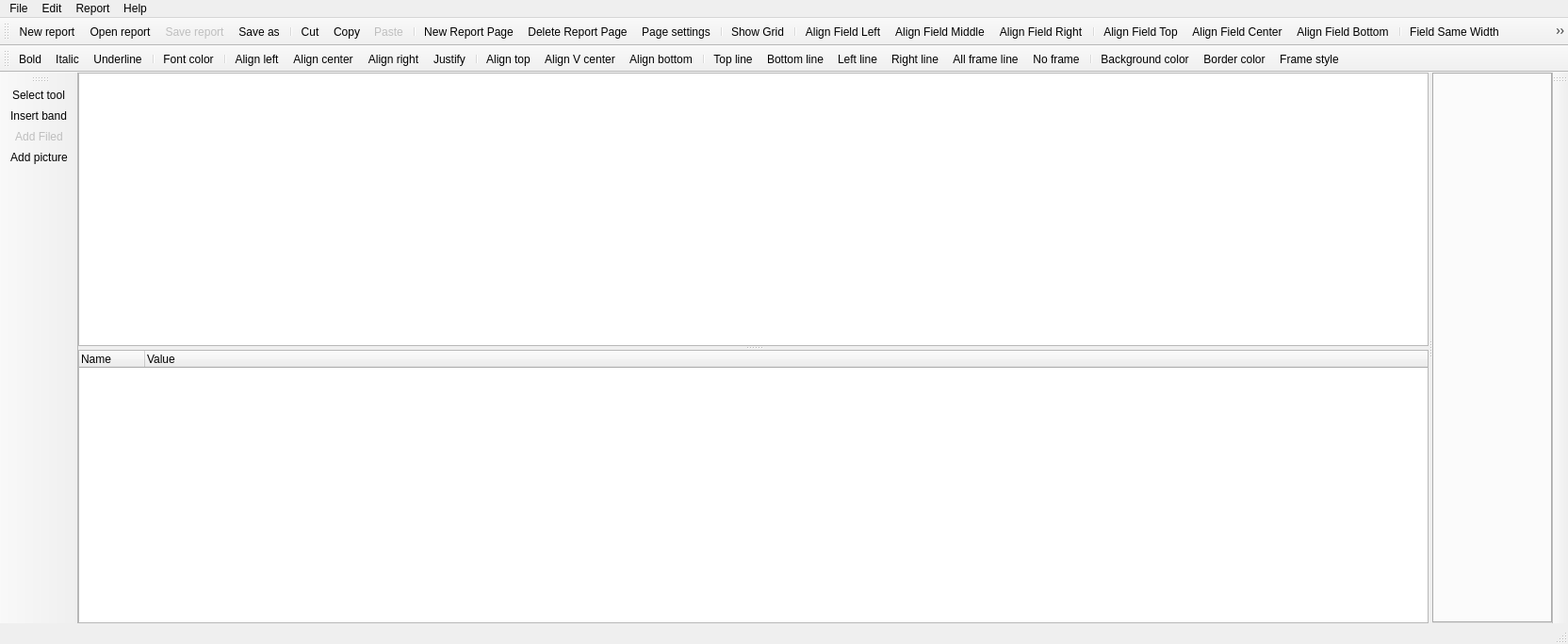
<?xml version="1.0" encoding="UTF-8"?>
<ui version="4.0">
 <class>MainWindow</class>
 <widget class="QMainWindow" name="MainWindow">
  <property name="geometry">
   <rect>
    <x>0</x>
    <y>0</y>
    <width>1664</width>
    <height>683</height>
   </rect>
  </property>
  <property name="windowTitle">
   <string>RPT Design</string>
  </property>
  <widget class="QWidget" name="centralWidget">
   <layout class="QVBoxLayout" name="verticalLayout_2">
    <property name="spacing">
     <number>0</number>
    </property>
    <property name="margin">
     <number>0</number>
    </property>
    <item>
     <widget class="QSplitter" name="splitter">
      <property name="orientation">
       <enum>Qt::Horizontal</enum>
      </property>
      <widget class="QWidget" name="widget_2" native="true">
       <property name="sizePolicy">
        <sizepolicy hsizetype="Preferred" vsizetype="Minimum">
         <horstretch>0</horstretch>
         <verstretch>0</verstretch>
        </sizepolicy>
       </property>
       <property name="baseSize">
        <size>
         <width>0</width>
         <height>0</height>
        </size>
       </property>
       <layout class="QVBoxLayout" name="verticalLayout">
        <property name="spacing">
         <number>0</number>
        </property>
        <property name="margin">
         <number>0</number>
        </property>
        <item>
         <widget class="QSplitter" name="splitter_2">
          <property name="sizePolicy">
           <sizepolicy hsizetype="Preferred" vsizetype="Expanding">
            <horstretch>0</horstretch>
            <verstretch>0</verstretch>
           </sizepolicy>
          </property>
          <property name="baseSize">
           <size>
            <width>0</width>
            <height>0</height>
           </size>
          </property>
          <property name="orientation">
           <enum>Qt::Vertical</enum>
          </property>
          <widget class="QTreeWidget" name="treeWidget">
           <property name="sizePolicy">
            <sizepolicy hsizetype="Preferred" vsizetype="Preferred">
             <horstretch>0</horstretch>
             <verstretch>0</verstretch>
            </sizepolicy>
           </property>
           <property name="baseSize">
            <size>
             <width>0</width>
             <height>0</height>
            </size>
           </property>
           <attribute name="headerVisible">
            <bool>false</bool>
           </attribute>
           <attribute name="headerDefaultSectionSize">
            <number>50</number>
           </attribute>
           <column>
            <property name="text">
             <string notr="true">1</string>
            </property>
           </column>
          </widget>
          <widget class="QTreeWidget" name="treeParams">
           <property name="sizePolicy">
            <sizepolicy hsizetype="Preferred" vsizetype="Preferred">
             <horstretch>0</horstretch>
             <verstretch>0</verstretch>
            </sizepolicy>
           </property>
           <property name="baseSize">
            <size>
             <width>0</width>
             <height>0</height>
            </size>
           </property>
           <property name="editTriggers">
            <set>QAbstractItemView::DoubleClicked|QAbstractItemView::EditKeyPressed</set>
           </property>
           <property name="alternatingRowColors">
            <bool>true</bool>
           </property>
           <property name="selectionMode">
            <enum>QAbstractItemView::SingleSelection</enum>
           </property>
           <property name="indentation">
            <number>15</number>
           </property>
           <property name="expandsOnDoubleClick">
            <bool>false</bool>
           </property>
           <attribute name="headerDefaultSectionSize">
            <number>70</number>
           </attribute>
           <column>
            <property name="text">
             <string>Name</string>
            </property>
           </column>
           <column>
            <property name="text">
             <string>Value</string>
            </property>
           </column>
          </widget>
         </widget>
        </item>
       </layout>
      </widget>
      <widget class="QTabWidget" name="tabWidget"/>
     </widget>
    </item>
   </layout>
  </widget>
  <widget class="QMenuBar" name="menuBar">
   <property name="geometry">
    <rect>
     <x>0</x>
     <y>0</y>
     <width>1664</width>
     <height>21</height>
    </rect>
   </property>
   <widget class="QMenu" name="menuFile">
    <property name="title">
     <string>File</string>
    </property>
    <addaction name="actionNewReport"/>
    <addaction name="actionOpenReport"/>
    <addaction name="actSaveReport"/>
    <addaction name="actSaveAs"/>
    <addaction name="separator"/>
    <addaction name="actNewReportPage"/>
    <addaction name="actDeleteReportPage"/>
    <addaction name="separator"/>
    <addaction name="actionExit"/>
   </widget>
   <widget class="QMenu" name="menuReport">
    <property name="title">
     <string>Report</string>
    </property>
    <addaction name="actPageSettings"/>
   </widget>
   <widget class="QMenu" name="menuEdit">
    <property name="title">
     <string>Edit</string>
    </property>
    <addaction name="actCut"/>
    <addaction name="actCopy"/>
    <addaction name="actPaste"/>
   </widget>
   <widget class="QMenu" name="menuHelp">
    <property name="title">
     <string>Help</string>
    </property>
    <addaction name="actLanguage"/>
    <addaction name="actAbout"/>
   </widget>
   <addaction name="menuFile"/>
   <addaction name="menuEdit"/>
   <addaction name="menuReport"/>
   <addaction name="menuHelp"/>
  </widget>
  <widget class="QToolBar" name="mainToolBar">
   <attribute name="toolBarArea">
    <enum>TopToolBarArea</enum>
   </attribute>
   <attribute name="toolBarBreak">
    <bool>false</bool>
   </attribute>
   <addaction name="actionNewReport"/>
   <addaction name="actionOpenReport"/>
   <addaction name="actSaveReport"/>
   <addaction name="actSaveAs"/>
   <addaction name="separator"/>
   <addaction name="actCut"/>
   <addaction name="actCopy"/>
   <addaction name="actPaste"/>
   <addaction name="separator"/>
   <addaction name="actNewReportPage"/>
   <addaction name="actDeleteReportPage"/>
   <addaction name="actPageSettings"/>
   <addaction name="separator"/>
   <addaction name="actShowGrid"/>
   <addaction name="separator"/>
   <addaction name="actFieldLeft"/>
   <addaction name="actFieldMiddle"/>
   <addaction name="actFieldRight"/>
   <addaction name="separator"/>
   <addaction name="actFieldTop"/>
   <addaction name="actFieldCenter"/>
   <addaction name="actFieldBottom"/>
   <addaction name="separator"/>
   <addaction name="actFieldSameWidth"/>
   <addaction name="actFieldSameHeight"/>
   <addaction name="separator"/>
  </widget>
  <widget class="QStatusBar" name="statusBar"/>
  <widget class="QToolBar" name="toolBar">
   <property name="windowTitle">
    <string>toolBar</string>
   </property>
   <attribute name="toolBarArea">
    <enum>TopToolBarArea</enum>
   </attribute>
   <attribute name="toolBarBreak">
    <bool>true</bool>
   </attribute>
   <addaction name="actionBold"/>
   <addaction name="actionItalic"/>
   <addaction name="actionUnderline"/>
   <addaction name="separator"/>
   <addaction name="actFontColor"/>
   <addaction name="separator"/>
   <addaction name="actAlignLeft"/>
   <addaction name="actAlignCenter"/>
   <addaction name="actAlignRight"/>
   <addaction name="actAlignJustify"/>
   <addaction name="separator"/>
   <addaction name="actAlignTop"/>
   <addaction name="actAlignVCenter"/>
   <addaction name="actAlignBottom"/>
   <addaction name="separator"/>
   <addaction name="actLineTop"/>
   <addaction name="actLineBottom"/>
   <addaction name="actLineLeft"/>
   <addaction name="actLineRight"/>
   <addaction name="actLineAll"/>
   <addaction name="actLineNo"/>
   <addaction name="separator"/>
   <addaction name="actBackgroundColor"/>
   <addaction name="actBorderColor"/>
   <addaction name="actFrameStyle"/>
  </widget>
  <widget class="QToolBar" name="toolBar_2">
   <property name="windowTitle">
    <string>toolBar_2</string>
   </property>
   <attribute name="toolBarArea">
    <enum>RightToolBarArea</enum>
   </attribute>
   <attribute name="toolBarBreak">
    <bool>false</bool>
   </attribute>
  </widget>
  <widget class="QToolBar" name="toolBar_3">
   <property name="windowTitle">
    <string>toolBar_3</string>
   </property>
   <attribute name="toolBarArea">
    <enum>LeftToolBarArea</enum>
   </attribute>
   <attribute name="toolBarBreak">
    <bool>false</bool>
   </attribute>
   <addaction name="actSelect_tool"/>
   <addaction name="actionInsert_band"/>
   <addaction name="actAddField"/>
   <addaction name="actAddPicture"/>
  </widget>
  <action name="actionExit">
   <property name="text">
    <string>Exit</string>
   </property>
   <property name="toolTip">
    <string>Exit</string>
   </property>
  </action>
  <action name="actPageSettings">
   <property name="icon">
    <iconset resource="images.qrc">
     <normaloff>:/new/prefix1/images/pageSetting.png</normaloff>:/new/prefix1/images/pageSetting.png</iconset>
   </property>
   <property name="text">
    <string>Page settings</string>
   </property>
  </action>
  <action name="actSelect_tool">
   <property name="checkable">
    <bool>true</bool>
   </property>
   <property name="icon">
    <iconset resource="images.qrc">
     <normaloff>:/new/prefix1/images/80-1.png</normaloff>:/new/prefix1/images/80-1.png</iconset>
   </property>
   <property name="text">
    <string>Select tool</string>
   </property>
   <property name="toolTip">
    <string>Select tool</string>
   </property>
  </action>
  <action name="actAlignLeft">
   <property name="checkable">
    <bool>true</bool>
   </property>
   <property name="icon">
    <iconset resource="images.qrc">
     <normaloff>:/new/prefix1/images/textleft.png</normaloff>:/new/prefix1/images/textleft.png</iconset>
   </property>
   <property name="text">
    <string>Align left</string>
   </property>
   <property name="toolTip">
    <string>Align left</string>
   </property>
  </action>
  <action name="actAlignCenter">
   <property name="checkable">
    <bool>true</bool>
   </property>
   <property name="icon">
    <iconset resource="images.qrc">
     <normaloff>:/new/prefix1/images/textcenter.png</normaloff>:/new/prefix1/images/textcenter.png</iconset>
   </property>
   <property name="text">
    <string>Align center</string>
   </property>
   <property name="toolTip">
    <string>Align center</string>
   </property>
  </action>
  <action name="actAlignRight">
   <property name="checkable">
    <bool>true</bool>
   </property>
   <property name="icon">
    <iconset resource="images.qrc">
     <normaloff>:/new/prefix1/images/textright.png</normaloff>:/new/prefix1/images/textright.png</iconset>
   </property>
   <property name="text">
    <string>Align right</string>
   </property>
   <property name="toolTip">
    <string>Align right</string>
   </property>
  </action>
  <action name="actAlignJustify">
   <property name="checkable">
    <bool>true</bool>
   </property>
   <property name="icon">
    <iconset resource="images.qrc">
     <normaloff>:/new/prefix1/images/textjustify.png</normaloff>:/new/prefix1/images/textjustify.png</iconset>
   </property>
   <property name="text">
    <string>Justify</string>
   </property>
   <property name="toolTip">
    <string>Justify</string>
   </property>
  </action>
  <action name="actionBold">
   <property name="checkable">
    <bool>true</bool>
   </property>
   <property name="icon">
    <iconset resource="images.qrc">
     <normaloff>:/new/prefix1/images/textbold.png</normaloff>:/new/prefix1/images/textbold.png</iconset>
   </property>
   <property name="text">
    <string>Bold</string>
   </property>
   <property name="toolTip">
    <string>Bold</string>
   </property>
  </action>
  <action name="actionItalic">
   <property name="checkable">
    <bool>true</bool>
   </property>
   <property name="icon">
    <iconset resource="images.qrc">
     <normaloff>:/new/prefix1/images/textitalic.png</normaloff>:/new/prefix1/images/textitalic.png</iconset>
   </property>
   <property name="text">
    <string>Italic</string>
   </property>
   <property name="toolTip">
    <string>Italic</string>
   </property>
  </action>
  <action name="actionUnderline">
   <property name="checkable">
    <bool>true</bool>
   </property>
   <property name="icon">
    <iconset resource="images.qrc">
     <normaloff>:/new/prefix1/images/textunder.png</normaloff>:/new/prefix1/images/textunder.png</iconset>
   </property>
   <property name="text">
    <string>Underline</string>
   </property>
   <property name="toolTip">
    <string>Underline</string>
   </property>
  </action>
  <action name="actLineTop">
   <property name="checkable">
    <bool>true</bool>
   </property>
   <property name="icon">
    <iconset resource="images.qrc">
     <normaloff>:/new/prefix1/images/82-6.png</normaloff>:/new/prefix1/images/82-6.png</iconset>
   </property>
   <property name="text">
    <string>Top line</string>
   </property>
   <property name="toolTip">
    <string>Top line</string>
   </property>
  </action>
  <action name="actLineBottom">
   <property name="checkable">
    <bool>true</bool>
   </property>
   <property name="icon">
    <iconset resource="images.qrc">
     <normaloff>:/new/prefix1/images/82-7.png</normaloff>:/new/prefix1/images/82-7.png</iconset>
   </property>
   <property name="text">
    <string>Bottom line</string>
   </property>
   <property name="toolTip">
    <string>Bottom line</string>
   </property>
  </action>
  <action name="actLineLeft">
   <property name="checkable">
    <bool>true</bool>
   </property>
   <property name="icon">
    <iconset resource="images.qrc">
     <normaloff>:/new/prefix1/images/82-4.png</normaloff>:/new/prefix1/images/82-4.png</iconset>
   </property>
   <property name="text">
    <string>Left line</string>
   </property>
   <property name="toolTip">
    <string>Left line</string>
   </property>
  </action>
  <action name="actLineRight">
   <property name="checkable">
    <bool>true</bool>
   </property>
   <property name="icon">
    <iconset resource="images.qrc">
     <normaloff>:/new/prefix1/images/82-5.png</normaloff>:/new/prefix1/images/82-5.png</iconset>
   </property>
   <property name="text">
    <string>Right line</string>
   </property>
   <property name="toolTip">
    <string>Right line</string>
   </property>
  </action>
  <action name="actLineAll">
   <property name="checkable">
    <bool>true</bool>
   </property>
   <property name="icon">
    <iconset resource="images.qrc">
     <normaloff>:/new/prefix1/images/82-2.png</normaloff>:/new/prefix1/images/82-2.png</iconset>
   </property>
   <property name="text">
    <string>All frame line</string>
   </property>
   <property name="toolTip">
    <string>All frame line</string>
   </property>
  </action>
  <action name="actLineNo">
   <property name="checkable">
    <bool>true</bool>
   </property>
   <property name="icon">
    <iconset resource="images.qrc">
     <normaloff>:/new/prefix1/images/82-1.png</normaloff>:/new/prefix1/images/82-1.png</iconset>
   </property>
   <property name="text">
    <string>No frame</string>
   </property>
   <property name="toolTip">
    <string>No frame</string>
   </property>
  </action>
  <action name="actionInsert_band">
   <property name="checkable">
    <bool>true</bool>
   </property>
   <property name="icon">
    <iconset resource="images.qrc">
     <normaloff>:/new/prefix1/images/band.png</normaloff>:/new/prefix1/images/band.png</iconset>
   </property>
   <property name="text">
    <string>Insert band</string>
   </property>
   <property name="toolTip">
    <string>Insert band</string>
   </property>
  </action>
  <action name="actAddField">
   <property name="checkable">
    <bool>true</bool>
   </property>
   <property name="enabled">
    <bool>false</bool>
   </property>
   <property name="icon">
    <iconset resource="images.qrc">
     <normaloff>:/new/prefix1/images/field.png</normaloff>:/new/prefix1/images/field.png</iconset>
   </property>
   <property name="text">
    <string>Add Filed</string>
   </property>
   <property name="toolTip">
    <string>Add filed</string>
   </property>
  </action>
  <action name="actionNewReport">
   <property name="icon">
    <iconset resource="images.qrc">
     <normaloff>:/new/prefix1/images/new.png</normaloff>:/new/prefix1/images/new.png</iconset>
   </property>
   <property name="text">
    <string>New report</string>
   </property>
   <property name="toolTip">
    <string>New report</string>
   </property>
   <property name="visible">
    <bool>false</bool>
   </property>
  </action>
  <action name="actionOpenReport">
   <property name="icon">
    <iconset resource="images.qrc">
     <normaloff>:/new/prefix1/images/open.png</normaloff>:/new/prefix1/images/open.png</iconset>
   </property>
   <property name="text">
    <string>Open report</string>
   </property>
   <property name="toolTip">
    <string>Open report</string>
   </property>
   <property name="shortcut">
    <string>Ctrl+O</string>
   </property>
   <property name="visible">
    <bool>false</bool>
   </property>
  </action>
  <action name="actSaveReport">
   <property name="enabled">
    <bool>false</bool>
   </property>
   <property name="icon">
    <iconset resource="images.qrc">
     <normaloff>:/new/prefix1/images/save.png</normaloff>:/new/prefix1/images/save.png</iconset>
   </property>
   <property name="text">
    <string>Save report</string>
   </property>
   <property name="toolTip">
    <string>Save report</string>
   </property>
   <property name="shortcut">
    <string>Ctrl+S</string>
   </property>
  </action>
  <action name="actAlignTop">
   <property name="checkable">
    <bool>true</bool>
   </property>
   <property name="icon">
    <iconset resource="images.qrc">
     <normaloff>:/new/prefix1/images/texttop.png</normaloff>:/new/prefix1/images/texttop.png</iconset>
   </property>
   <property name="text">
    <string>Align top</string>
   </property>
   <property name="toolTip">
    <string>Align top</string>
   </property>
  </action>
  <action name="actAlignVCenter">
   <property name="checkable">
    <bool>true</bool>
   </property>
   <property name="icon">
    <iconset resource="images.qrc">
     <normaloff>:/new/prefix1/images/textVcenter.png</normaloff>:/new/prefix1/images/textVcenter.png</iconset>
   </property>
   <property name="text">
    <string>Align V center</string>
   </property>
   <property name="toolTip">
    <string>Align V center</string>
   </property>
  </action>
  <action name="actAlignBottom">
   <property name="checkable">
    <bool>true</bool>
   </property>
   <property name="icon">
    <iconset resource="images.qrc">
     <normaloff>:/new/prefix1/images/textbottom.png</normaloff>:/new/prefix1/images/textbottom.png</iconset>
   </property>
   <property name="text">
    <string>Align bottom</string>
   </property>
   <property name="toolTip">
    <string>Align bottom</string>
   </property>
  </action>
  <action name="actCopy">
   <property name="icon">
    <iconset resource="images.qrc">
     <normaloff>:/new/prefix1/images/copy.png</normaloff>:/new/prefix1/images/copy.png</iconset>
   </property>
   <property name="text">
    <string>Copy</string>
   </property>
   <property name="toolTip">
    <string>Copy</string>
   </property>
   <property name="shortcut">
    <string>Ctrl+C</string>
   </property>
  </action>
  <action name="actCut">
   <property name="icon">
    <iconset resource="images.qrc">
     <normaloff>:/new/prefix1/images/cut.png</normaloff>:/new/prefix1/images/cut.png</iconset>
   </property>
   <property name="text">
    <string>Cut</string>
   </property>
   <property name="toolTip">
    <string>Cut</string>
   </property>
   <property name="shortcut">
    <string>Ctrl+X</string>
   </property>
  </action>
  <action name="actPaste">
   <property name="enabled">
    <bool>false</bool>
   </property>
   <property name="icon">
    <iconset resource="images.qrc">
     <normaloff>:/new/prefix1/images/paste.png</normaloff>:/new/prefix1/images/paste.png</iconset>
   </property>
   <property name="text">
    <string>Paste</string>
   </property>
   <property name="toolTip">
    <string>Paste</string>
   </property>
   <property name="shortcut">
    <string>Ctrl+V</string>
   </property>
  </action>
  <action name="actSaveAs">
   <property name="icon">
    <iconset resource="images.qrc">
     <normaloff>:/new/prefix1/images/saveAll.png</normaloff>:/new/prefix1/images/saveAll.png</iconset>
   </property>
   <property name="text">
    <string>Save as</string>
   </property>
   <property name="toolTip">
    <string>Save as</string>
   </property>
  </action>
  <action name="actFontColor">
   <property name="icon">
    <iconset resource="images.qrc">
     <normaloff>:/new/prefix1/images/fontColor.png</normaloff>:/new/prefix1/images/fontColor.png</iconset>
   </property>
   <property name="text">
    <string>Font color</string>
   </property>
   <property name="toolTip">
    <string>Font color</string>
   </property>
  </action>
  <action name="actBackgroundColor">
   <property name="icon">
    <iconset resource="images.qrc">
     <normaloff>:/new/prefix1/images/backgroundColor.png</normaloff>:/new/prefix1/images/backgroundColor.png</iconset>
   </property>
   <property name="text">
    <string>Background color</string>
   </property>
   <property name="toolTip">
    <string>Background color</string>
   </property>
  </action>
  <action name="actBorderColor">
   <property name="icon">
    <iconset resource="images.qrc">
     <normaloff>:/new/prefix1/images/borderColor.png</normaloff>:/new/prefix1/images/borderColor.png</iconset>
   </property>
   <property name="text">
    <string>Border color</string>
   </property>
   <property name="toolTip">
    <string>Border color</string>
   </property>
  </action>
  <action name="actAbout">
   <property name="text">
    <string>About RptDesign</string>
   </property>
  </action>
  <action name="actShowGrid">
   <property name="checkable">
    <bool>true</bool>
   </property>
   <property name="icon">
    <iconset resource="images.qrc">
     <normaloff>:/new/prefix1/images/grid.png</normaloff>:/new/prefix1/images/grid.png</iconset>
   </property>
   <property name="text">
    <string>Show Grid</string>
   </property>
   <property name="toolTip">
    <string>Show/Hide grid</string>
   </property>
  </action>
  <action name="actAddPicture">
   <property name="checkable">
    <bool>true</bool>
   </property>
   <property name="icon">
    <iconset resource="images.qrc">
     <normaloff>:/new/prefix1/images/picture.png</normaloff>:/new/prefix1/images/picture.png</iconset>
   </property>
   <property name="text">
    <string>Add picture</string>
   </property>
  </action>
  <action name="actFrameStyle">
   <property name="icon">
    <iconset resource="images.qrc">
     <normaloff>:/new/prefix1/images/frameStyle.png</normaloff>:/new/prefix1/images/frameStyle.png</iconset>
   </property>
   <property name="text">
    <string>Frame style</string>
   </property>
   <property name="toolTip">
    <string>Frame style</string>
   </property>
  </action>
  <action name="actLanguage">
   <property name="icon">
    <iconset resource="images.qrc">
     <normaloff>:/new/prefix1/images/applications-education-language.png</normaloff>:/new/prefix1/images/applications-education-language.png</iconset>
   </property>
   <property name="text">
    <string>Language</string>
   </property>
   <property name="toolTip">
    <string>Language</string>
   </property>
  </action>
  <action name="actNewReportPage">
   <property name="icon">
    <iconset resource="images.qrc">
     <normaloff>:/new/prefix1/images/newPageReport.png</normaloff>:/new/prefix1/images/newPageReport.png</iconset>
   </property>
   <property name="text">
    <string>New Report Page</string>
   </property>
   <property name="toolTip">
    <string>New Report Page</string>
   </property>
  </action>
  <action name="actDeleteReportPage">
   <property name="icon">
    <iconset resource="images.qrc">
     <normaloff>:/new/prefix1/images/deletePage.png</normaloff>:/new/prefix1/images/deletePage.png</iconset>
   </property>
   <property name="text">
    <string>Delete Report Page</string>
   </property>
   <property name="toolTip">
    <string>Delete Report Page</string>
   </property>
  </action>
  <action name="actFieldLeft">
   <property name="icon">
    <iconset resource="images.qrc">
     <normaloff>:/new/prefix1/images/fieldLeft.png</normaloff>:/new/prefix1/images/fieldLeft.png</iconset>
   </property>
   <property name="text">
    <string>Align Field Left</string>
   </property>
   <property name="toolTip">
    <string>Align Field Left</string>
   </property>
  </action>
  <action name="actFieldMiddle">
   <property name="icon">
    <iconset resource="images.qrc">
     <normaloff>:/new/prefix1/images/fieldMiddle.png</normaloff>:/new/prefix1/images/fieldMiddle.png</iconset>
   </property>
   <property name="text">
    <string>Align Field Middle</string>
   </property>
   <property name="toolTip">
    <string>Align Field Middle</string>
   </property>
  </action>
  <action name="actFieldRight">
   <property name="icon">
    <iconset resource="images.qrc">
     <normaloff>:/new/prefix1/images/fieldRight.png</normaloff>:/new/prefix1/images/fieldRight.png</iconset>
   </property>
   <property name="text">
    <string>Align Field Right</string>
   </property>
   <property name="toolTip">
    <string>Align Field Right</string>
   </property>
  </action>
  <action name="actFieldTop">
   <property name="icon">
    <iconset resource="images.qrc">
     <normaloff>:/new/prefix1/images/fieldTop.png</normaloff>:/new/prefix1/images/fieldTop.png</iconset>
   </property>
   <property name="text">
    <string>Align Field Top</string>
   </property>
   <property name="toolTip">
    <string>Align Field Top</string>
   </property>
  </action>
  <action name="actFieldCenter">
   <property name="icon">
    <iconset resource="images.qrc">
     <normaloff>:/new/prefix1/images/fieldCenter.png</normaloff>:/new/prefix1/images/fieldCenter.png</iconset>
   </property>
   <property name="text">
    <string>Align Field Center</string>
   </property>
   <property name="toolTip">
    <string>Align Field Center</string>
   </property>
  </action>
  <action name="actFieldBottom">
   <property name="icon">
    <iconset resource="images.qrc">
     <normaloff>:/new/prefix1/images/fieldBottom.png</normaloff>:/new/prefix1/images/fieldBottom.png</iconset>
   </property>
   <property name="text">
    <string>Align Field Bottom</string>
   </property>
   <property name="toolTip">
    <string>Align Field Bottom</string>
   </property>
  </action>
  <action name="actFieldSameWidth">
   <property name="icon">
    <iconset resource="images.qrc">
     <normaloff>:/new/prefix1/images/fieldSameWidth.png</normaloff>:/new/prefix1/images/fieldSameWidth.png</iconset>
   </property>
   <property name="text">
    <string>Field Same Width</string>
   </property>
   <property name="toolTip">
    <string>Field Same Width</string>
   </property>
  </action>
  <action name="actFieldSameHeight">
   <property name="icon">
    <iconset resource="images.qrc">
     <normaloff>:/new/prefix1/images/fieldSameHeight.png</normaloff>:/new/prefix1/images/fieldSameHeight.png</iconset>
   </property>
   <property name="text">
    <string>Field Same Height</string>
   </property>
   <property name="toolTip">
    <string>Field Same Height</string>
   </property>
  </action>
 </widget>
 <layoutdefault spacing="6" margin="11"/>
 <resources>
  <include location="images.qrc"/>
 </resources>
 <connections/>
</ui>
